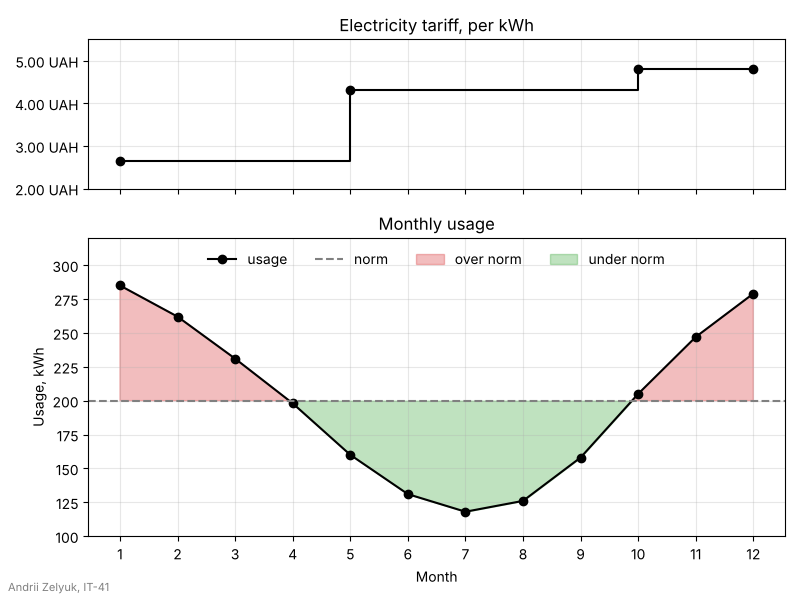

This figure's Python source:
import matplotlib.pyplot as plt
import numpy as np
from matplotlib.ticker import StrMethodFormatter

STUDENT_NAME = "Andrii Zelyuk"   # ім'я та прізвище транслітерацією
STUDENT_GROUP = "IT-41"   # група

# місяць, з якого діє тариф, і ціна за kWh
tariff_months = [1, 5, 10, 12]
tariff_prices = [2.64, 4.32, 4.80, 4.80]

months = np.arange(1, 13)
usage = np.array([285, 262, 231, 198, 160, 131, 118, 126, 158, 205, 247, 279])
norm = 200

fig, (ax_tariff, ax_usage) = plt.subplots(
    2, 1, figsize=(8, 6), sharex=True, gridspec_kw={"height_ratios": [1, 2]}
)

# ступінчастий графік: ціна діє з місяця зміни до наступної зміни
ax_tariff.step(tariff_months, tariff_prices, where="post", color="black")
ax_tariff.plot(tariff_months, tariff_prices, "o", color="black")
ax_tariff.set_ylim(2, 5.5)
ax_tariff.yaxis.set_major_formatter(StrMethodFormatter("{x:.2f} UAH"))
ax_tariff.set_title("Electricity tariff, per kWh")
ax_tariff.grid(True, alpha=0.3)

ax_usage.plot(months, usage, "-o", color="black", label="usage")
ax_usage.axhline(norm, color="gray", linestyle="--", label="norm")
# interpolate=True домальовує заливку до точки перетину з нормою
ax_usage.fill_between(months, usage, norm, where=usage > norm, interpolate=True,
                      color="tab:red", alpha=0.3, label="over norm")
ax_usage.fill_between(months, usage, norm, where=usage < norm, interpolate=True,
                      color="tab:green", alpha=0.3, label="under norm")
ax_usage.set_ylim(100, 320)
ax_usage.set_xticks(months)
ax_usage.set_xlabel("Month")
ax_usage.set_ylabel("Usage, kWh")
ax_usage.set_title("Monthly usage")
ax_usage.grid(True, alpha=0.3)
ax_usage.legend(loc="upper center", ncol=4, frameon=False)

fig.text(0.01, 0.015, f"{STUDENT_NAME}, {STUDENT_GROUP}", fontsize=8, color="gray")
fig.tight_layout()

fig.savefig("task_3.png", dpi=100)
plt.show()
